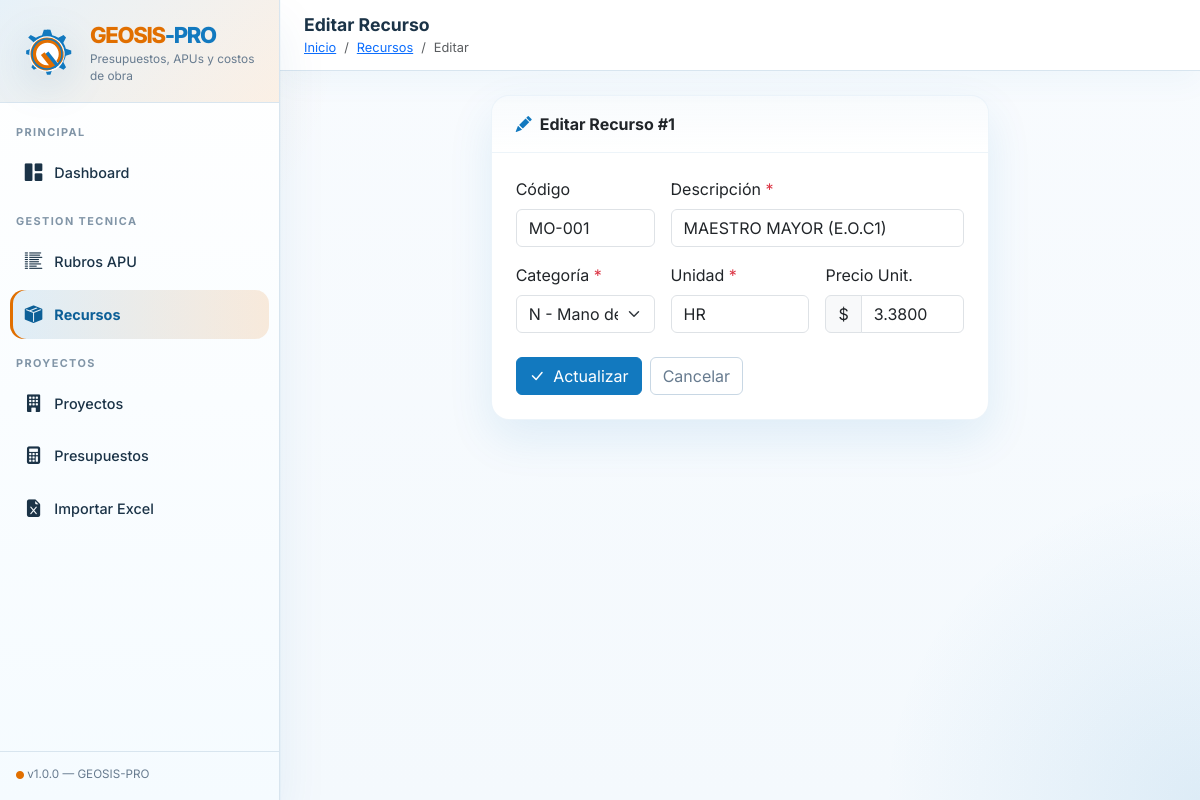
The page /modules/recursos/edit.php?id=1 on the database its author committed.
### tables this page shows
CREATE TABLE IF NOT EXISTS `recursos` (
    `id`          INT(11) NOT NULL AUTO_INCREMENT,
    `codigo`      VARCHAR(100) DEFAULT NULL,
    `descripcion` VARCHAR(500) NOT NULL,
    `unidad`      VARCHAR(30) NOT NULL,
    `precio`      DECIMAL(10,4) NOT NULL DEFAULT 0.0000,
    `categoria`   ENUM('M','N','O','P') NOT NULL COMMENT 'M=Equipos, N=Mano de Obra, O=Materiales, P=Transporte',
    `activo`      TINYINT(1) DEFAULT 1,
    `created_at`  TIMESTAMP DEFAULT CURRENT_TIMESTAMP,
    PRIMARY KEY (`id`),
    KEY `idx_recursos_categoria_activo` (`categoria`, `activo`)
);

### modules/recursos/edit.php (the view, shortened to what this page needs)
<?php
$db = getDB();
$id = intval($_GET['id'] ?? 0);
$recurso = $db->prepare("SELECT * FROM recursos WHERE id=?");
$recurso->execute([$id]);
$recurso = $recurso->fetch();
include __DIR__ . '/../../includes/header.php';
include __DIR__ . '/../../includes/sidebar.php';
?>
<div id="main">
    <div id="topbar">
        <div>
            <div class="page-title">Editar Recurso</div>
            <nav aria-label="breadcrumb"><ol class="breadcrumb">
                <li class="breadcrumb-item"><a href="<?= BASE_URL ?>/index.php">Inicio</a></li>
                <li class="breadcrumb-item"><a href="index.php">Recursos</a></li>
                <li class="breadcrumb-item active">Editar</li>
            </ol></nav>
        </div>
    </div>
    <div class="p-4">
        <div class="row justify-content-center">
            <div class="col-12 col-md-7">
                <div class="card">
                    <div class="card-header py-3 px-4">
                        <i class="bi bi-pencil-fill me-2 text-primary"></i>Editar Recurso #<?= $id ?>
                    </div>
                    <div class="card-body p-4">
                        <form method="POST">
                            <div class="row g-3">
                                <div class="col-md-4">
                                    <label class="form-label fw-500">Código</label>
                                    <input type="text" name="codigo" class="form-control"
                                           value="<?= htmlspecialchars($recurso['codigo'] ?? '') ?>">
                                </div>
                                <div class="col-md-8">
                                    <label class="form-label fw-500">Descripción <span class="text-danger">*</span></label>
                                    <input type="text" name="descripcion" class="form-control" required
                                           value="<?= htmlspecialchars($recurso['descripcion']) ?>">
                                </div>
                                <div class="col-md-4">
                                    <label class="form-label fw-500">Categoría <span class="text-danger">*</span></label>
                                    <select name="categoria" class="form-select" required>
                                        <option value="N" <?= $recurso['categoria']==='N'?'selected':'' ?>>N - Mano de Obra</option>
                                    </select>
                                </div>
                                <div class="col-md-4">
                                    <label class="form-label fw-500">Unidad <span class="text-danger">*</span></label>
                                    <input type="text" name="unidad" class="form-control" required
                                           value="<?= htmlspecialchars($recurso['unidad']) ?>">
                                </div>
                                <div class="col-md-4">
                                    <label class="form-label fw-500">Precio Unit.</label>
                                    <div class="input-group">
                                        <span class="input-group-text">$</span>
                                        <input type="number" name="precio" class="form-control" step="0.0001" min="0"
                                               value="<?= $recurso['precio'] ?>">
                                    </div>
                                </div>
                            </div>
                            <div class="d-flex gap-2 mt-4">
                                <button type="submit" class="btn btn-primary">
                                    <i class="bi bi-check-lg me-1"></i> Actualizar
                                </button>
                                <a href="index.php" class="btn btn-outline-secondary">Cancelar</a>
                            </div>
                        </form>
                    </div>
                </div>
            </div>
        </div>
    </div>
</div>
<?php include __DIR__ . '/../../includes/footer.php'; ?>

### includes/header.php (style rules this page uses)
:root { --sidebar-w: 280px; --brand-blue: #1279bf; --brand-blue-dark: #0c5f97; --brand-blue-soft: #eaf6ff; --brand-orange: #e16f00; --brand-orange-dark: #c45f00; --brand-orange-soft: #fff1e5; --surface: #ffffff; --bg: #f4f9fd; --border: #d8e5ef; --text: #1b3347; --muted: #677b8f; --shadow: 0 18px 45px rgba(18,121,191,.10); --primary: var(--brand-blue); --accent: var(--brand-orange); --bs-primary: var(--brand-blue); --bs-primary-rgb: 18, 121, 191; --bs-warning: var(--brand-orange); --bs-warning-rgb: 225, 111, 0; --bs-link-color: var(--brand-blue); --bs-link-hover-color: var(--brand-orange); }
* { font-family: 'Inter', sans-serif; }
body { background: radial-gradient(circle at top left, rgba(225,111,0,.10), transparent 24%), radial-gradient(circle at bottom right, rgba(18,121,191,.10), transparent 22%), linear-gradient(180deg, #f8fbfe 0%, var(--bg) 100%); color: var(--text); min-height: 100vh; }
#main { margin-left: var(--sidebar-w); min-height: 100vh; display: flex; flex-direction: column; }
#topbar { background: rgba(255,255,255,.92); backdrop-filter: blur(10px); border-bottom: 1px solid var(--border); box-shadow: 0 12px 30px rgba(18,121,191,.04); padding: .75rem 1.5rem; display: flex; align-items: center; gap: 1rem; position: sticky; top: 0; z-index: 100; }
#topbar .page-title { font-weight: 700; font-size: 1.1rem; color: var(--text); }
#topbar .breadcrumb { margin: 0; font-size: .8rem; }
.card { border: 1px solid rgba(18,121,191,.08); border-radius: 18px; box-shadow: var(--shadow); overflow: hidden; }
.card-header { background: linear-gradient(180deg, rgba(18,121,191,.03), rgba(255,255,255,1)); border-bottom: 1px solid #edf4f9; font-weight: 700; }
.btn-primary { --bs-btn-bg: var(--brand-blue); --bs-btn-border-color: var(--brand-blue); --bs-btn-hover-bg: var(--brand-blue-dark); --bs-btn-hover-border-color: var(--brand-blue-dark); --bs-btn-active-bg: var(--brand-blue-dark); --bs-btn-active-border-color: var(--brand-blue-dark); }
.btn-outline-secondary { --bs-btn-color: var(--muted); --bs-btn-border-color: #c8d7e4; --bs-btn-hover-bg: #eef4f8; --bs-btn-hover-border-color: #c0d2e1; --bs-btn-hover-color: var(--brand-blue-dark); }
.text-primary { color: var(--brand-blue) !important; }

### rows shown on the page
recursos: codigo "MO-001", descripcion "MAESTRO MAYOR (E.O.C1)", categoria "N - Mano de Obra", unidad "HR", precio "3.3800"

### other values the page prints
$id "1"
